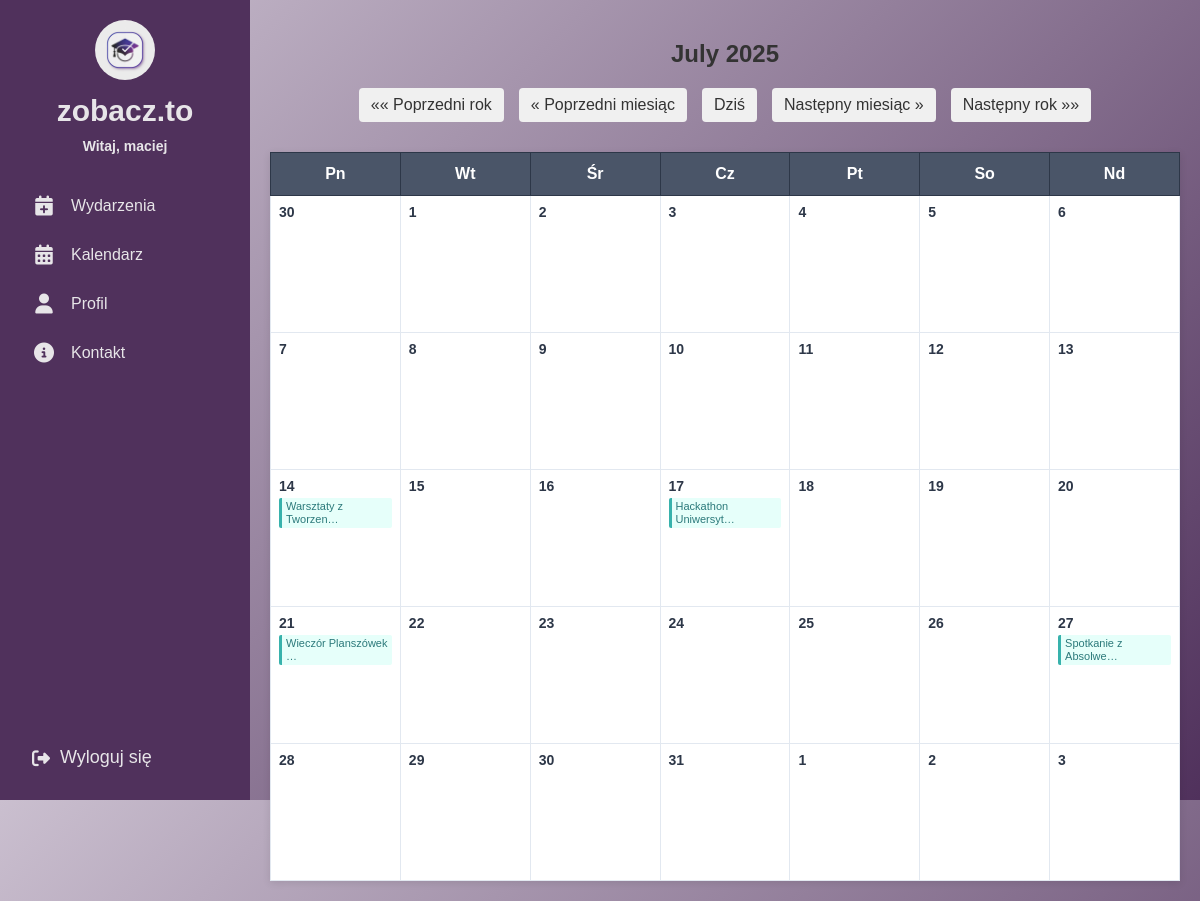
The page /events/calendar/2025/7/ (signed in) on the database its author committed.
### events/models.py (models this page shows, shortened)
class Event(models.Model):
    title = models.CharField("Tytuł", max_length=200)
    description = models.TextField("Opis wydarzenia")
    date = models.DateTimeField("Data")
    location = models.CharField("Lokalizacja", max_length=200)
    created_by = models.ForeignKey(User, on_delete=models.CASCADE, related_name="created_events")
    image = models.ImageField(upload_to='event_images/', null=True, blank=True)

### events/views.py (the view)
# urls.py: path("calendar/", views.custom_calendar_view, name="custom-calendar"),
def custom_calendar_view(request, year=None, month=None):
    today = date.today()
    year = int(year) if year else today.year
    month = int(month) if month else today.month
    cal = calendar.Calendar(firstweekday=0)  # Monday start
    month_days = cal.itermonthdates(year, month)
    events = Event.objects.filter(date__year=year, date__month=month)
    events_by_day = {}
    for event in events:
        day = event.date.date()
        events_by_day.setdefault(day, []).append(event)
    month_days_with_events = []
    for day in month_days:
        day_events = events_by_day.get(day, [])
        month_days_with_events.append({
            'day': day,
            'events': day_events
        })
    day_names = ["Pn", "Wt", "Śr", "Cz", "Pt", "So", "Nd"]
    context = {
        "month_days": month_days_with_events,
        "year": year,
        "month": month,
        "month_name": calendar.month_name[month],
        "day_names": day_names,
    }
    return render(request, "events/custom_calendar.html", context)

### templates/events/custom_calendar.html (shortened to what this page needs)
{% extends "base.html" %}
{% load static %}
{% block content %}
<div class="calendar-container">
    <div class="calendar-header">
        <h2>{{ month_name }} {{ year }}</h2>
    </div>
    <div class="calendar-navigation">
        <a href="{% url 'custom-calendar' year=year|add:'-1' month=month %}">&laquo;&laquo; Poprzedni rok</a>
        <a href="{% url 'custom-calendar' year=year month=month|add:'-1' %}">&laquo; Poprzedni miesiąc</a>
        <a href="{% url 'custom-calendar' %}">Dziś</a>
        <a href="{% url 'custom-calendar' year=year month=month|add:'1' %}">Następny miesiąc &raquo;</a>
        <a href="{% url 'custom-calendar' year=year|add:'1' month=month %}">Następny rok &raquo;&raquo;</a>
    </div>
    <table class="calendar-table">
        <thead>
            <tr>
                {% for day_name in day_names %}
                <th>{{ day_name }}</th>
                {% endfor %}
            </tr>
        </thead>
        <tbody>
            <tr>
            {% for day_data in month_days %}
                {% if forloop.counter0|divisibleby:7 and not forloop.first %}
                    </tr><tr>
                {% endif %}
                <td>
                    <div class="day-number">{{ day_data.day.day }}</div>
                    {% if day_data.events %}
                        <ul class="events-list">
                        {% for event in day_data.events %}
                            <li><a href="{% url 'event_detail' event.id %}" title="{{ event.title }}">{{ event.title|truncatechars:20 }}</a></li>
                        {% endfor %}
                        </ul>
                    {% endif %}
                </td>
            {% endfor %}
            </tr>
        </tbody>
    </table>
</div>
{% endblock %}

### templates/base.html (shortened to what this page needs)
{% load static %}
<!DOCTYPE html>
<html>
<head>
    <link rel="stylesheet" href="https://cdnjs.cloudflare.com/ajax/libs/font-awesome/6.4.0/css/all.min.css">
    <link rel="stylesheet" href="{% static 'css/home.css' %}">
    <link rel="stylesheet" href="{% static 'css/profile.css' %}">
    <link rel="stylesheet" href="{% static 'css/events.css' %}">
    <link rel="stylesheet" href="{% static 'css/organizer_request_form.css' %}">
    <link rel="stylesheet" href="{% static 'css/organizer_request_sent.css' %}">
    <link rel="stylesheet" href="{% static 'css/organizer_requests_list.css' %}">
</head>
<body>
<div class="sidebar">
  <div class="top">
    <div class="logo">
      <a href="{% url 'home' %}">
        <img src="{% static 'images/logo.jpeg' %}" alt="Logo">
      </a>
      <span class="site-name">zobacz.to</span>
      {% if user.is_authenticated %}
        <span class="username">Witaj, {{ user.username }}</span>
      {% endif %}
    </div>
    <div class="menu">
      <a href="{% url 'events_list' %}">
        <i class="fas fa-calendar-plus"></i>
        <span class="label">Wydarzenia</span>
      </a>
      <a href="{% url 'custom-calendar' %}">
        <i class="fas fa-calendar-alt"></i>
        <span class="label">Kalendarz</span>
      </a>
      <a href="{% url 'profile' %}">
        <i class="fas fa-user"></i>
        <span class="label">Profil</span>
      </a>
      <a href="{% url 'contact' %}">
        <i class="fas fa-info-circle"></i>
        <span class="label">Kontakt</span>
      </a>
    </div>
  </div>
  <div class="bottom">
    <form action="{% url 'logout' %}" method="post">
      <button type="submit">
        <i class="fas fa-sign-out-alt"></i>
        <span class="logout-label">Wyloguj się</span>
      </button>
    </form>
  </div>
</div>
  <main>
    <div class="main-content">
    {% block content %}
    {% endblock content %}
  </main>
</body>
</html>

### static/css/home.css (style rules this page uses)
:root { --light-purple: #CABFCF; --dark-purple: #50315C; --medium-purple: #583D9C; --white: #E7E5E8; --blue-purple: #4941A1; }
body { margin: 0; font-family: 'Arial', sans-serif; background: linear-gradient(135deg, var(--light-purple), var(--dark-purple)); height: 100vh; overflow-x: hidden; }
.main-content { min-height: 100vh; width: calc(100vw - 250px); max-width: calc(100vw - 250px); box-sizing: border-box; padding: 0; margin-left: 250px; transition: none; overflow-y: visible; color: #333; }
.sidebar { background-color: var(--dark-purple); width: 250px; display: flex; flex-direction: column; justify-content: space-between; color: var(--white); height: 100vh; position: fixed; left: 0; top: 0; z-index: 10; }
.sidebar .top, .sidebar .bottom { padding: 20px; }
.sidebar .logo { display: flex; flex-direction: column; align-items: center; }
.sidebar .logo img { width: 60px; height: 60px; border-radius: 50%; margin-bottom: 10px; transition: width 0.3s ease, height 0.3s ease; }
.sidebar .logo .site-name { font-size: 30px; font-weight: 700; color: var(--white); margin-bottom: 5px; }
.sidebar .username { font-weight: 600; font-size: 14px; text-align: left; margin-top: 5px; display: block !important; }
.menu { margin-top: 30px; }
.menu a { display: flex; align-items: center; gap: 15px; color: var(--white); text-decoration: none; padding: 12px; border-radius: 8px; transition: background 0.2s; white-space: nowrap; margin-bottom: 5px; }
.menu .label { font-size: 16px; display: block !important; }
.sidebar .menu i { font-size: 20px; min-width: 24px; text-align: center; }
.sidebar .bottom form { margin: 0; }
.sidebar .bottom button { background: none; border: none; color: var(--white); font-size: 18px; cursor: pointer; display: flex; align-items: center; gap: 10px; padding: 12px; width: 100%; text-align: left; border-radius: 8px; transition: background 0.2s; }

### templates/events/custom_calendar.html (style rules this page uses)
.calendar-container { max-width: 1200px; margin: 0 auto; padding: 20px; }
.calendar-header { text-align: center; margin-bottom: 20px; }
.calendar-navigation { display: flex; justify-content: center; gap: 15px; margin-bottom: 30px; flex-wrap: wrap; }
.calendar-navigation a { padding: 8px 12px; background-color: #f0f0f0; text-decoration: none; border-radius: 4px; color: #333; transition: background-color 0.2s; }
.calendar-table { width: 100%; border-collapse: collapse; box-shadow: 0 2px 8px rgba(0,0,0,0.1); background: white; }
.calendar-table th { background-color: #4a5568; color: white; padding: 12px 8px; text-align: center; font-weight: bold; border: 1px solid #2d3748; }
.calendar-table td { width: 14.28%; height: 120px; vertical-align: top; padding: 8px; border: 1px solid #e2e8f0; position: relative; background-color: #fff; }
.day-number { font-weight: bold; font-size: 14px; color: #2d3748; margin-bottom: 4px; }
.events-list { list-style: none; padding: 0; margin: 0; font-size: 11px; }
.events-list li { margin-bottom: 2px; padding: 2px 4px; background-color: #e6fffa; border-left: 3px solid #38b2ac; border-radius: 2px; line-height: 1.2; }
.events-list a { color: #2c7a7b; text-decoration: none; display: block; word-wrap: break-word; hyphens: auto; }

### rows shown on the page
Event: title "Warsztaty z Tworzen…"
Event: title "Hackathon Uniwersyt…"
Event: title "Wieczór Planszówek …"
Event: title "Spotkanie z Absolwe…"

### other values the page prints
{{ user.username }} "maciej"
{{ month_name }} "July"
{{ year }} "2025"
{{ day_name }} "Pn" "Wt" "Śr" "Cz" "Pt" "So" "Nd"
{{ day_data.day.day }} "30" "1" "2" "3" "4" "5" "6" "7" "8" "9" "10" "11" "12" "13" "14" "15" "16" "17" "18" "19" "20" "21" "22" "23" "24" "25" "26" "27" "28" "29" "30" "31" "1" "2" "3"
